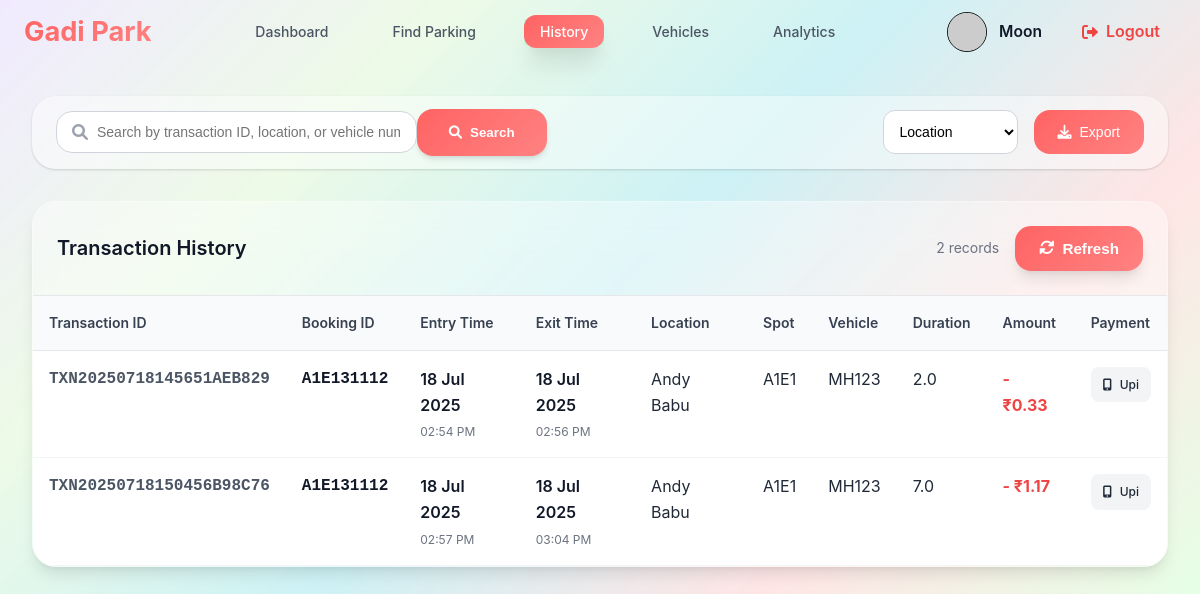
The app's page /history (signed in) with its own data.
### models/user.py (models this page shows, shortened)
class User(db.Model):
    __tablename__ = 'users'
    id=db.Column(db.Integer,primary_key=True)
    username=db.Column(db.String(80),unique=True,nullable=False)
    password_hash=db.Column(db.String(128),nullable=False)
    full_name=db.Column(db.String(80),nullable=True)
    is_admin=db.Column(db.Boolean,default=False)
    wallet_balance=db.Column(db.Float,default=0.00)
    total_parkings=db.Column(db.Integer,default=0)
    total_spendings=db.Column(db.Float,default=0)
    registration_date=db.Column(db.DateTime,default=db.func.current_timestamp())

### models/history.py (models this page shows)
class History(db.Model):
    __tablename__='history'
    id = db.Column(db.Integer, primary_key=True)
    user_id = db.Column(db.Integer, db.ForeignKey('users.id'), nullable=False)
    vehicle_id = db.Column(db.Integer, db.ForeignKey('vehicles.id'), nullable=False)
    lot_id = db.Column(db.Integer, db.ForeignKey('parking_lots.id'), nullable=False)
    spot_id = db.Column(db.Integer, db.ForeignKey('parking_spots.id'), nullable=False)
    entry_time = db.Column(db.DateTime, nullable=False, default=datetime.utcnow)
    exit_time = db.Column(db.DateTime, nullable=True)
    booking_id = db.Column(db.String(100), nullable=False)
    transaction_id = db.Column(db.String(100), nullable=False)
    total_amount_paid = db.Column(db.Float, nullable=False)
    duration = db.Column(db.Float, nullable=True)
    payment_method = db.Column(db.String(50), nullable=True)
    is_ev_spot = db.Column(db.Boolean, nullable=False, default=False)

### models/parking_lot.py (models this page shows, shortened)
class ParkingLot(db.Model):
    __tablename__ = 'parking_lots'
    id = db.Column(db.Integer, primary_key=True)
    name= db.Column(db.String(80), unique=True, nullable=False)
    address = db.Column(db.String(200), nullable=False)
    pincode = db.Column(db.String(10), nullable=False)
    hourly_rate = db.Column(db.Float, nullable=False)
    total_spots = db.Column(db.Integer, nullable=False)
    occupied_regular_spots = db.Column(db.Integer, default=0)
    occupied_ev_spots = db.Column(db.Integer, default=0)
    ev_spots = db.Column(db.Integer, default=0)
    ev_charging_rate = db.Column(db.Float, nullable=True)
    opening_time = db.Column(db.String(10), nullable=True)
    closing_time = db.Column(db.String(10), nullable=True)
    is_24_hours = db.Column(db.Boolean, default=False)
    description = db.Column(db.String(200), nullable=True)

### models/parking_spot.py (models this page shows, shortened)
class ParkingSpot(db.Model):
    __tablename__ = 'parking_spots'
    id=db.Column(db.Integer, primary_key=True)
    lot_id=db.Column(db.Integer, db.ForeignKey('parking_lots.id'), nullable=False)
    spot_number=db.Column(db.String(50), nullable=False)
    is_ev_spot=db.Column(db.Boolean, default=False)
    status=db.Column(db.String(50), default='available')

### models/vehicle.py (models this page shows, shortened)
class Vehicle(db.Model):
    __tablename__ = 'vehicles'
    id = db.Column(db.Integer, primary_key=True)
    user_id = db.Column(db.Integer, db.ForeignKey('users.id'), nullable=False)
    type = db.Column(db.String(50), nullable=False)
    model = db.Column(db.String(50),nullable=False)
    registration_number = db.Column(db.String(20),nullable=False,unique=True)
    is_ev= db.Column(db.Boolean,default=False)

### routes/user_activity.py (the view, shortened to what this page needs)
@user_activity_bp.route('/history')
@login_required
@user_required
def history():
    user=User.query.get(session.get('user_id'))
    history=History.query.filter_by(user_id=user.id).all()
    search=request.args.get('search','').strip()
    search_filter=request.args.get('search_filters')
    if search_filter=='transaction_id':
        history=History.query.filter(History.transaction_id.ilike(f'%{search}%')).all()
    if search_filter=='booking_id':
        history=History.query.filter(History.booking_id.ilike(f'%{search}%')).all()
    vehicles=Vehicle.query.all()
    spots=ParkingSpot.query.all()
    lots=ParkingLot.query.all()
    return render_template('history.html',history=history,vehicles=vehicles,spots=spots,lots=lots,user=user)

### Templates/history.html (shortened to what this page needs)
{% extends "base.html" %}
{% block style %}
<link rel="stylesheet" href="{{url_for('static',filename='css/history.css')}}">
<link rel="stylesheet" href="{{url_for('static',filename='css/base.css')}}">
<link rel="stylesheet" href="https://cdnjs.cloudflare.com/ajax/libs/font-awesome/6.0.0/css/all.min.css">
{% endblock %}
{% block content %}
{% include "user_navbar.html" %}
<div class="history-container">
    <div class="search-section">
        <form action="{{url_for('user_activity.history')}}" method="get">
            <div class="search-container">
                <div class="search-box">
                    <i class="fas fa-search"></i>
                    <input type="text" id="history-search" placeholder="Search by transaction ID, location, or vehicle number..." name="search" required>
                </div>
                    <button type="submit" class="search-btn">
                            <i class="fas fa-search"></i>
                                Search
                    </button>
                <div class="filter-controls">
                    <select id="date-filter" name="search_filters">
                        <option value="location">Location</option>
                    </select>
                    <button class="export-btn">
                        <i class="fas fa-download"></i>
                        Export
                    </button>
                </div>
            </div>
        </form>
    </div>
    <div class="history-content ">
        {% if not history %}
        <div class="empty-state ">
            <div class="empty-icon">
                <i class="fas fa-history"></i>
            </div>
            <h3>No Parking History</h3>
            <p>You haven't completed any parking sessions yet</p>
        </div>
        {% else %}
        <div class="table-container">
            <div class="table-header">
                <h3>Transaction History</h3>
                <div class="table-actions">
                    <span class="record-count">{{ history|length  }} records</span>
                    <a href="{{url_for('user_activity.history')}}">
                        <button class=" btn-style" id="refresh-btn">
                            <i class="fas fa-sync-alt"></i>
                            Refresh
                        </button>
                    </a>
                </div>
            </div>
            <table class="table">
                <thead>
                    <tr>
                        <th> Transaction ID</th>
                        <th> Booking ID</th>
                        <th> Entry Time</th>
                        <th> Exit Time</th>
                        <th> Location</th>
                        <th> Spot</th>
                        <th> Vehicle</th>
                        <th> Duration</th>
                        <th> Amount</th>
                        <th> Payment</th>
                    </tr>
                </thead>
                <tbody>
                    {% for h in history %}
                    <tr class="row">
                        <td class="transaction-id">{{ h.transaction_id }}</td>
                        <td class="booking-id">{{ h.booking_id  }}</td>
                        <td class="entry-time">
                            <div class="time-info">
                                <span class="date">{{ h.entry_time.strftime('%d %b %Y')  }}</span>
                                <span class="time">{{ h.entry_time.strftime('%I:%M %p')}}</span>
                            </div>
                        </td>
                        <td class="exit-time">
                            <div class="time-info">
                                <span class="date">{{ h.exit_time.strftime('%d %b %Y')  }}</span>
                                <span class="time">{{ h.exit_time.strftime('%I:%M %p')  }}</span>
                            </div>
                        </td>
                        <td>
                            {% for lot in lots %}
                                {% if lot.id == h.lot_id %}
                                    {{ lot.name }}
                                {% endif %}
                            {% endfor %}
                        </td>
                        <td>
                            {% for spot in spots %}
                                {% if spot.id == h.spot_id %}
                                    {{ spot.spot_number }}
                                {% endif %}
                            {% endfor %}
                        </td>
                        <td>
                            {% for vehicle in vehicles %}
                                {% if vehicle.id == h.vehicle_id %}
                                    {{ vehicle.registration_number }}
                                {% endif %}
                            {% endfor %}
                        </td>
                        <td >
                           {{ h.duration }}
                        </td>
                        <td class="amount">
                            <span class="amount-value">- ₹{{ h.total_amount_paid}}</span>
                        </td>
                        <td class="payment-method">
                            <span class="payment-badge">
                                {% if h.payment_method == 'card' %}
                                    <i class="fas fa-credit-card"></i>
                                {% elif h.payment_method == 'UPI' %}
                                    <i class="fas fa-mobile-alt"></i>
                                {% elif h.payment_method == 'wallet' %}
                                    <i class="fas fa-wallet"></i>
                                {% else %}
                                    <i class="fas fa-money-bill"></i>
                                {% endif %}
                                {{ h.payment_method.title()  }}
                            </span>
                        </td>
                    </tr>
                    {% endfor %}
                </tbody>
            </table>
        </div>
        {% endif %}
    </div>
</div>
{% endblock %}

### Templates/user_navbar.html
{%extends "base.html" %}
{%block style%}
<link rel="stylesheet" href="{{url_for('static',filename='css/user_navbar.css')}}">
{%endblock%}
{%block content %}
{% set current_path = request.path %}
<nav class="top-navbar">
        <div class="nav-container">
            <div class="logo">
                <h2>Gadi Park</h2>
            </div>
            <ul class="nav-links">
                <li class="{% if current_path == url_for('user.user_dashboard')%}active{%endif%}"><a href="{{ url_for('user.user_dashboard') }}">Dashboard</a></li>
                <li class="{% if current_path == url_for('user.find_parking')%}active{%endif%}"><a href="{{ url_for('user.find_parking') }}">Find Parking</a></li>
                <li class="{% if current_path == url_for('user_activity.history')%}active{%endif%}"><a href="{{url_for('user_activity.history')}}">History</a></li>
                <li class="{% if current_path == url_for('user.vehicle')%}active{%endif%}"><a href="{{url_for('user.vehicle')}}">Vehicles</a></li>
                <li class="{% if current_path == url_for('user.user_charts')%}active{%endif%}"><a href="{{url_for('user.user_charts')}}">Analytics</a></li>
            </ul>
            <div class="user-actions">
                <a href="{{url_for('profile.profile')}}">
                    <div class="user-profile">
                        <div class="profile-avatar">
                            <img src="https://api.dicebear.com/9.x/open-peeps/svg?seed={{ username }}&backgroundColor=transparent&radius=50"alt="Profile Avatar"class="profile-avatar"/>
                        </div>
                        <span class="user-name">{{ user.full_name }}</span>
                    </div>
                </a>
                <a href="{{url_for('auth.logout')}}" class="logout-btn">
                    <i class="fas fa-sign-out-alt"></i>
                    <span>Logout</span>
                </a>
            </div>
        </div>
    </nav>
{%endblock%}

### Static/css/history.css (style rules this page uses)
.history-container { max-width: 1400px; margin: 0 auto; padding: 2rem; }
.search-section { background: rgba(255, 255, 255, 0.4); border-radius: var(--radius-xl); padding: 0.8rem 1.5rem; margin-bottom: 2rem; box-shadow: var(--shadow); }
.export-btn { display: flex; align-items: center; gap: 0.5rem; padding: 0.875rem 1.5rem; background: var(--main-gradient); color: var(--white); border: none; border-radius: var(--radius-lg); cursor: pointer; font-weight: 500; transition: var(--transition); font-size: 0.875rem; }
.table-actions a { text-decoration: none; }
.record-count { color: var(--gray-500); font-size: 0.875rem; }
.transaction-id,.booking-id { font-family: 'Courier New', monospace; font-weight: 600; color: var(--gray-600); }
.time-info { display: flex; flex-direction: column; gap: 0.25rem; }
.time-info .date { font-weight: 600; color: var(--gray-900); }
.time-info .time { font-size: 0.75rem; color: var(--gray-500); }
.amount-value { font-weight: 700; color: var(--occupied-color); font-size: 1rem; }
.payment-badge { display: flex; align-items: center; gap: 0.5rem; background: var(--gray-100); padding: 0.5rem 0.75rem; border-radius: var(--radius); font-size: 0.75rem; font-weight: 500; }

### Static/css/user_navbar.css (style rules this page uses)
.top-navbar { top: 0; left: 0; right: 0; z-index: 1000; }
.nav-container { width: 1200px; margin: 0 auto; padding: 0 1.5rem; display: flex; align-items: center; justify-content: space-between; height: 64px; }
.logo h2 { background: var(--main-gradient); -webkit-text-fill-color: transparent; background-clip: text; font-size: 1.7rem; font-weight: 700; cursor: pointer; }
.nav-links { display: flex; list-style: none; gap: 2rem; align-items: center; }
.nav-links a { color: var(--gray-600); text-decoration: none; font-weight: 500; font-size: 0.875rem; padding: 0.5rem 1rem; border-radius: var(--radius-md); transition: var(--transition); }
.nav-links li:hover a,.nav-links li.active a { background: var(--main-gradient); color: white; font-size: 0.879rem; box-shadow: var(--shadow-xl); }
.user-actions { display: flex; align-items: center; gap: 1rem; }
.user-actions a { text-decoration: none; }
.user-profile { display: flex; align-items: center; gap: 0.75rem; cursor: pointer; padding: 0.5rem; border-radius: var(--radius-md); transition: var(--transition); }
.profile-avatar { width: 2.5rem; height: 2.5rem; border-radius: 50%; display: flex; align-items: center; justify-content: center; border: 1px solid rgba(0, 0, 0, 0.637); transition: var(--transition); }
.user-name { font-weight: 600; font-size: 0.975rem; color: var(--gray-900); }
.logout-btn { display: flex; align-items: center; gap: 0.5rem; padding: 0.75rem 1rem; color: #ef4444; text-decoration: none; border-radius: var(--radius-xl); transition: var(--transition); font-weight: 600; }

### records on screen
User: full_name "Moon"
History: transaction_id "TXN20250718145651AEB829", booking_id "A1E131112", entry_time "18 Jul 2025", entry_time "02:54 PM", exit_time "18 Jul 2025", exit_time "02:56 PM", duration "2.0", total_amount_paid "0.33", payment_method "Upi"
ParkingLot: name "Andy Babu"
ParkingSpot: spot_number "A1E1"
Vehicle: registration_number "MH123"
History: transaction_id "TXN20250718150456B98C76", booking_id "A1E131112", entry_time "18 Jul 2025", entry_time "02:57 PM", exit_time "18 Jul 2025", exit_time "03:04 PM", duration "7.0", total_amount_paid "1.17", payment_method "Upi"

### other values on screen
{{ history|length }} "2"
